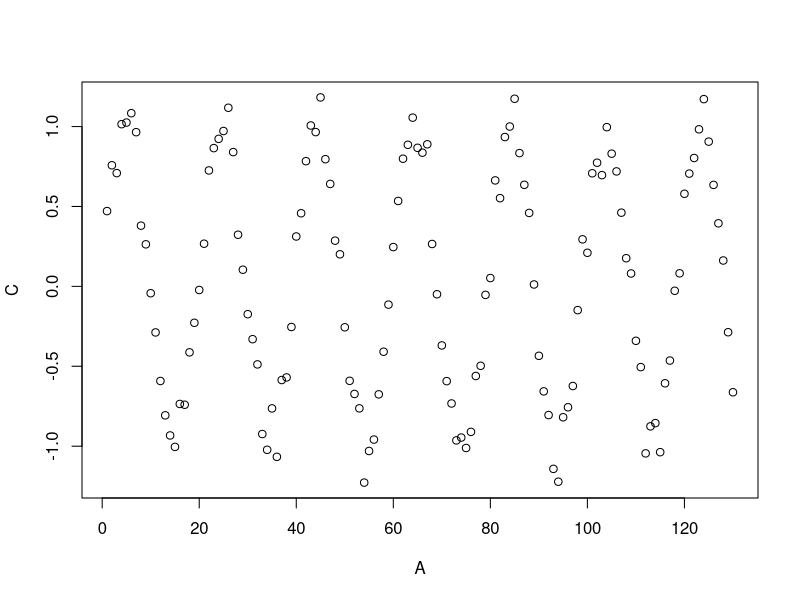
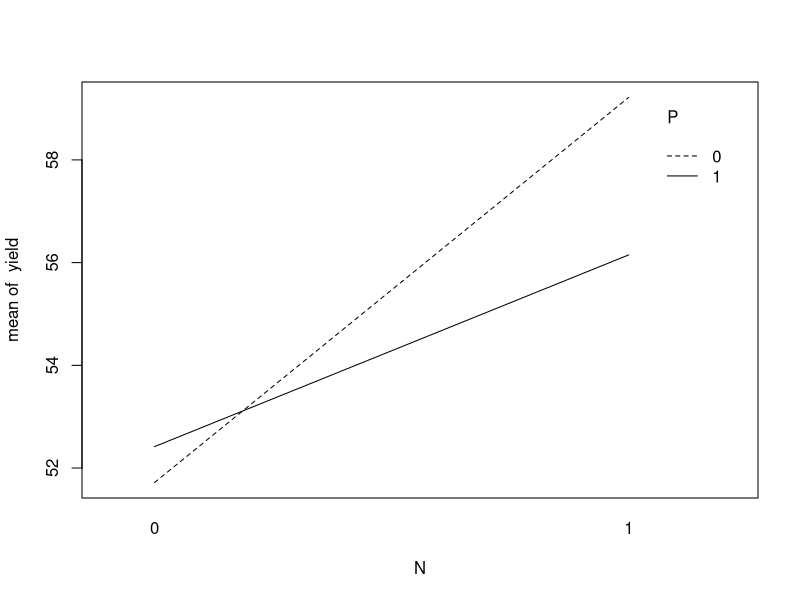
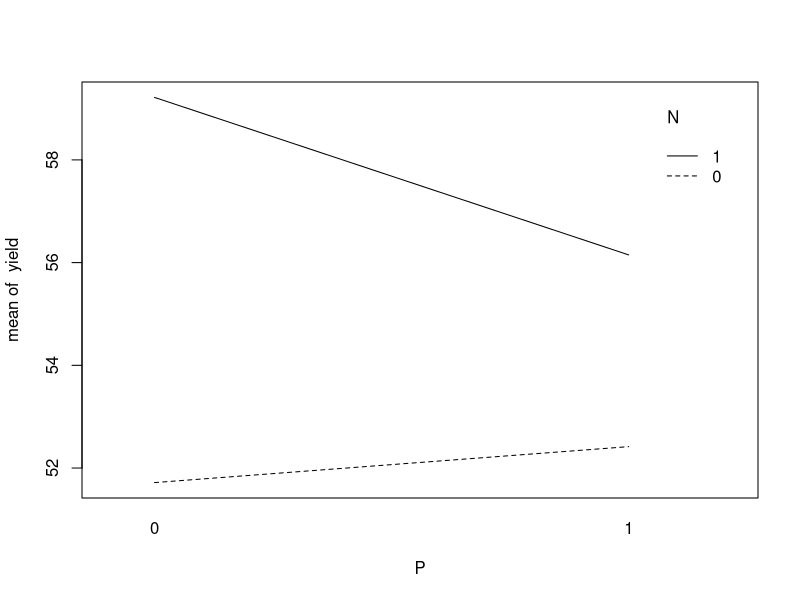

R code for these plots, in order: (Note: this script raises an error after producing the figures.)

# Cool Base R Functions
# David Moore
# 10-3-2019

# The 'gsub' function is for substituting
# character strings with other character strings

gsub("r", "R", "response")
(Column_Names <- paste("response", 1:15, sep = "_"))
gsub("response", "yield", Column_Names)
gsub("_", "", Column_Names)
gsub("[.]", "_", colnames(iris)) # A simple period
# doesn't work here because of regular expressions.

# The 'rle' (run-length encoding) function

A <- c(1:(26 * 5))
B <- rep(LETTERS, each = 5)
C <- rnorm((5 * 26), 0, 0.1) + sin((1:(26 * 5)) / pi)
df1 <- data.frame(A, B, C)
plot(C ~ A, df1)

# What if we want to know how many time periods there are
# that contain consecutive values in column 'C' that are
# all less than -0.5?

df1$D <- df1$C < (-0.5)
rle(df1$D)

# Unfortunately, this is in list form, but we can
# convert it into a data frame if we need to:

str(rle(df1$D))
(rle_df <- data.frame(lengths = rle(df1$D)$lengths, values = rle(df1$D)$values))

# '&' (and) and '|' (or) logical operators and the
# 'any' and 'all' functions

vector1 <- c(T, T, T, F, T, T, F)
vector2 <- c(T, T, T, T, T, T, T)
vector3 <- c(F, F, F, F, F, F, F)
vector4 <- c(T, T, F, F, T, F, T)

# '&' and '|' work between vectors:

vector1
vector4
vector1 & vector4
vector1 | vector4

# 'any' and 'all' are similar, but they work within vectors:

vector1
any(vector1)
vector2
any(vector2)
vector3
any(vector3)

# The 'with' function makes it so that you don't have to
# keep typing out the data frame name every time you want
# to use a column from that data frame:

# We know these work:

lm(mtcars$mpg ~ mtcars$cyl * mtcars$wt)
lm(mpg ~ cyl * wt, data = mtcars)

# Here's another shortcut:

with(mtcars, lm(mpg ~ wt * cyl))

# One more example:

(iris$Sepal.Ratio <- with(iris, Sepal.Width / Sepal.Length))

# 'interaction.plot' can be used to investigate interactions:

View(npk)
with(npk, anova(lm(yield ~ N * P + block)))

# Though the 2-way interaction of 'N' and 'P' isn't significant,
# we're still going to check it out (just for fun).

with(npk, interaction.plot(N, P, yield))
with(npk, interaction.plot(P, N, yield))

# Finding how many times one number goes into another one,
# finding remainders, rounding, etc.

# What is 5 divided by 3?

5 / 3

# How many times does 3 go into 5?

5 %/% 3

# What is the remainder when 5 is divided by 3?

5 %% 3

# Here's a practical example of why you might
# want to use the above functions:

# You have columns 'response_1', 'response_2,
# 'response_3', etc., up to 'response_15'

(Column_Names <- paste("response", 1:15, sep = "_"))

# These responses occur in groups of 3:
# responses 1 through 3 were measured from
# tree 1, responses 4 through 6 were measured
# from tree 2, etc.

Number_of_Responses_per_Tree <- 3

# We want to add tree number to the column names.

# First, let's extract the response numbers:

(Response_Numbers <- as.numeric(gsub("response_", "", Column_Names)))

# To generate tree numbers, we'll use the '%/%
# function as above:

Response_Numbers %/% Number_of_Responses_per_Tree

# It looks like we're off a little - we should start
# with 3 consecutive ones and end with three consecutive
# fives. So, let's try doing the same thing, but we'll
# start with 'Response_Numbers + 2' instead of
# 'Response_Numbers':

(Response_Numbers + 2) %/% Number_of_Responses_per_Tree

# That seemed to work. Let's save that output as an object.

Tree_Numbers <- (Response_Numbers + 2) %/% Number_of_Responses_per_Tree

(New_Column_Names <- paste(Column_Names, "tree", Tree_Numbers, sep = "_"))

# We also want to add tree height in. The first measurement
# from each tree was taken at the base, the second was taken
# from a height of 5 m, and the third was taken in the
# canopy.

# We can use the '%%' function to help with this:

Response_Numbers %% Number_of_Responses_per_Tree

# Again, we're off a little.

(Response_Numbers - 1) %% Number_of_Responses_per_Tree

# One more step....

((Response_Numbers - 1) %% Number_of_Responses_per_Tree) + 1
Canopy_Positions_Numeric <- ((Response_Numbers - 1) %% Number_of_Responses_per_Tree) + 1

# Great. Now, we can set all of the '1's equal to
# 'ground', all of the '2's equal to 'midcanopy',
# and all of the '3's equal to 'upper_canopy'.

(Canopy_Positions <- ifelse(Canopy_Positions_Numeric == 1, 'ground', ifelse(Canopy_Positions_Numeric == 2, 'midcanopy', 'upper_canopy')))

# Okay; we are at the last step.

(Final_Column_Names <- paste(New_Column_Names, Canopy_Positions, sep = "_"))

# Rounding

round(3.4)
round(3.6)
round(3.5)
ceiling(3.4)
floor(3.4)
pi
round(pi, digits = 2) # For the 'round'
# function, the 'digits' argument specifies
# how many decimal places to round to.
signif(pi, digits = 3) # For the 'signif'
# function, the 'digits' argument specifies
# how many significant digits to round to.
signif(10000.34, digits = 3)

# 'cut'

# We wish to sort up our vector of responses
# into 'low', medium', and 'high'.

npk$yield

# 'low' yields are below 50 and 'high' yields
# are above 60.

cut(npk$yield, c(0, 50, 60, 100), c('low', 'medium', 'high'))

# We could also split these yields up by terciles.

Terciles <- quantile(npk$yield, probs = c(0, 1/3, 2/3, 1))
cut(npk$yield, c(Terciles[1], Terciles[2], Terciles[3], Terciles[4]), c('low', 'medium', 'high'))

# 'cut' is a little more efficient that nesting
# 'ifelse' functions when you're dealing with numeric
# data.

# What if you're working with non-numeric data?

# The 'switch' statement

switch (1, "cat", "dog", "horse")
switch (2, "cat", "dog", "horse")
switch (3, "cat", "dog", "horse")
switch (4, "cat", "dog", "horse")
x <- 2
switch (x, "cat", "dog", "horse")

# Like an 'if' statement, 'switch' does not
# work on vectors.

y <- 1:3
switch(y, "cat", "dog", "horse")

# Though 'switch' does not work in this
# instance, we can still convert a vector
# of numbers into the desired character
# strings all at once, though. Let's turn
# our numeric vector into levels of a factor.

y <- as.factor(y)
str(y)
levels(y) <- c("cat", "dog", "horse")
y

z <- c(1, 3, 3, 2, 3, 1, 2, 1, 3)
z <- as.factor(z)
levels(z) <- c("cat", "dog", "horse")
z
